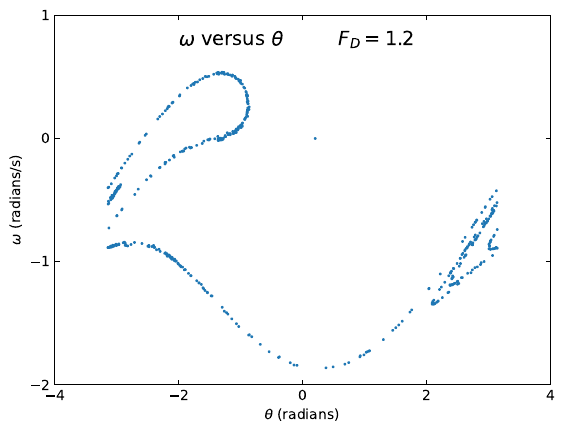

The script that saved this image:
using LaTeXStrings
using PyPlot

g = 9.8
l = 9.8
dt = 0.04
theta0 = 0.2
omega0 = 0.0
ΩD = 2.0/3.0
q = 1.0/2.0

function euler_1step(t0::Float64, theta0::Float64, omega0::Float64, dt::Float64, FD::Float64)
	omega1::Float64 = omega0 - g/l*sin(theta0)*dt - q*omega0*dt + FD*sin(ΩD*t0)*dt
	theta1::Float64 = theta0 + omega0*dt
	t1::Float64 = t0 + dt
	t1, theta1, omega1
end

function euler(theta0::Float64, omega0::Float64, dt::Float64, tend::Float64, FD::Float64)
	n::Int64 = Int(tend/dt) + 1
	theta::Vector{Float64} = zeros(n)
	t::Vector{Float64} = zeros(n)
	omega::Vector{Float64} = zeros(n)
	theta[1] = theta0
	omega[1] = omega0
	omega1::Float64 = omega0
	for i = 1:n-1
		t[i+1], theta[i+1], omega1 = euler_1step(t[i], theta[i], omega1, dt, FD)
		if theta[i+1] > pi
			theta[i+1] -= 2*pi
		elseif theta[i+1] < -pi
			theta[i+1] += 2*pi
		end
		omega[i+1] = omega1
	end
	t, theta, omega
end

function main()
	t1, theta1, omega1 = euler(theta0, omega0, dt, 10000., 1.2)

	theta::Vector{Float64} = []
	omega::Vector{Float64} = []

	n = 0.
	for i = 1:length(t1)
		if t1[i] > 2*n*π/ΩD
			n += 1
		end
		if abs(t1[i] - 2*n*π/ΩD) < dt/2
			append!(theta, theta1[i])
			append!(omega, omega1[i])
		end
	end

	figure()
	plot(theta, omega, ".", markersize = 2)
	xlabel("\$\\theta\$ (radians)")
	ylabel("\$\\omega\$ (radians/s)")
	xlim([-4,4])
	ylim([-2,1])
	annotate("\$\\omega\$ versus \$\\theta\$ \t \$F_D = 1.2\$", xy = (-2, 0.75), fontsize = 14)
	tick_params(direction = "in", right = true, top = true)
	xticks([-4, -2, 0, 2, 4])
	yticks([-2, -1, 0, 1])
	savefig("Figure3.9.pdf", bbox_inches = "tight")

end

main()

pygui(true)
show()


